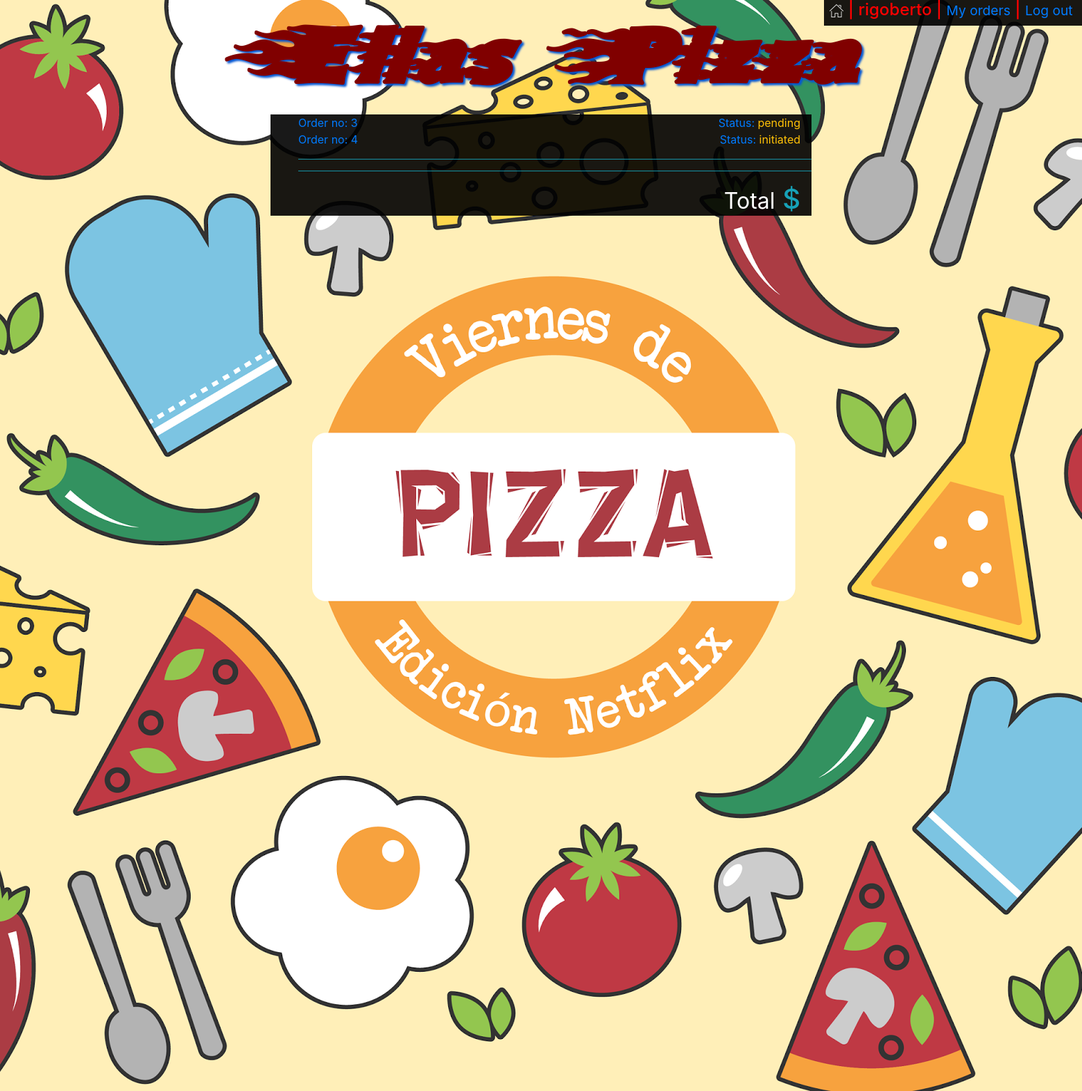
The app's page /my_orders/4 (signed in) with its own data.
### orders/models.py (models this page shows, shortened)
class User_order(models.Model):
    user=models.ForeignKey(User,on_delete=models.CASCADE)
    order_number=models.IntegerField()
    topping_allowance=models.IntegerField(default=0)
    status=models.CharField(max_length=64,default='initiated')

### orders/views.py (the view)
# urls.py: path("my_orders/<str:order_number>", views.my_orders, name="my_orders"),
def my_orders(request,order_number):
    context = {
        "Checkout":Order2.objects.filter(user=request.user,number=order_number),
        "Checkout_category":Order2.objects.filter(user=request.user,number=order_number).values_list('category').distinct(),
        "Total":list(Order2.objects.filter(user=request.user,number=order_number).aggregate(Sum('price')).values())[0],
        "user":request.user,
        "Category": Category.objects.all(),
        "Order_number":order_number,
        "All_orders":User_order.objects.filter(user=request.user),
        "Status":User_order.objects.get(user=request.user,order_number=order_number).status
    }
    return render(request,"my_orders.html",context)

### orders/templates/my_orders.html (shortened to what this page needs)
<!DOCTYPE html>
<html style="height:100%">
<head>
    {% load static %}
    <link rel="stylesheet" type="text/css" href="{% static 'styles.css' %}">
    <link rel="stylesheet" href="https://maxcdn.bootstrapcdn.com/bootstrap/4.1.3/css/bootstrap.min.css">
</head>
<body style="height:100%">
    <img id='pizza_background' src="{% static 'pizza_background.png' %}">
    {% if Category %}
    <div id='username'>
        <h4 class='px-2' ><a href="{% url 'index' %}"><img src="{% static 'home.png' %}"></a> |
            {{user.username}} |
            {% if not user.is_superuser %}
            <small><a href="{% url 'my_orders' Order_number %}">My orders</a></small> |
            {% endif %}
            <small><a href="{% url 'logout' %}"> Log out&nbsp;</a></small>
        </h4>
    </div>
    {% endif %}
    <p id='logo' class='text-center m-0 font-weight-bold'><a href="{% url 'index' %}">Elias Pizza</a></p>
    <div id='my_orders_container' class='w-50 mx-auto'>
        <div class=' text-left pr-3'>
            <ul >
                {% for number in All_orders%}
                <a href="{% url 'my_orders' number.order_number %}"><li ><span>Order no: {{number.order_number}}</span><span class='float-right'>Status: <span class='text-warning'>{{number.status}}</span></span></li></a>
                {% endfor %}
            </ul>
        </div>
        <ul>
            <hr class='bg-info'>
            <hr class='bg-info'>
            <li class='text-info text-right pr-3 '><h1><small class='text-white'>Total</small> ${{Total|floatformat:2}}</h1></li>
        </ul>
    </div>
</body>
</html>

### orders/static/styles.css (style rules this page uses)
#pizza_background { position: absolute; z-index:-99; }
#logo { padding:0px; font-family: webLogo ; font-size: 110px; text-shadow: 3px 3px 3px rgb(5, 87, 211); }
#logo a:link, #place_order:link, #confirm_order:link { color:rgb(128, 0, 0); }
#center_box,#username { background-color: rgba(0, 0, 0, 0.9); color: red; }
#username { position: absolute; right: 0; }
li { list-style-type: none; }
#my_orders_container { background-color: rgba(0, 1, 0, 0.9); color: rgb(205, 92, 92); }

### records on screen
User_order: order_number "3", status "pending"
User_order: order_number "4", status "initiated"

### other values on screen
{{ user.username }} "rigoberto"
